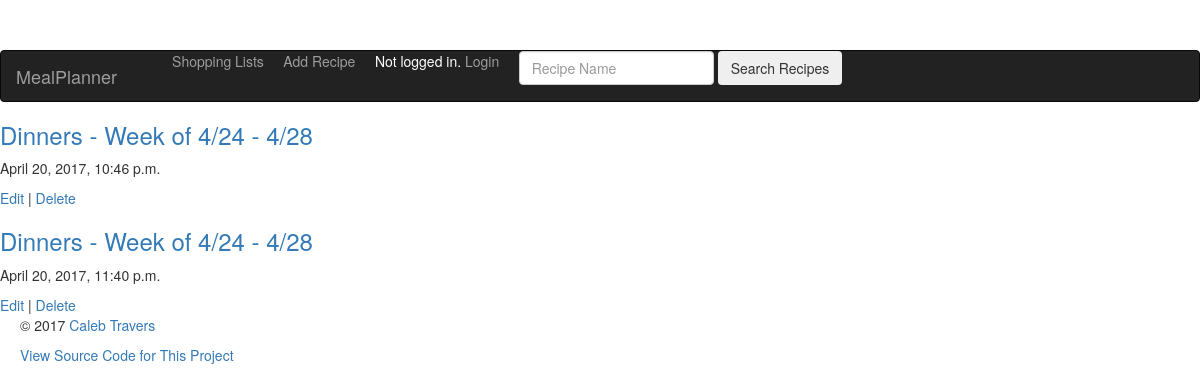
The app's page /mealplanner/lists/, older data.
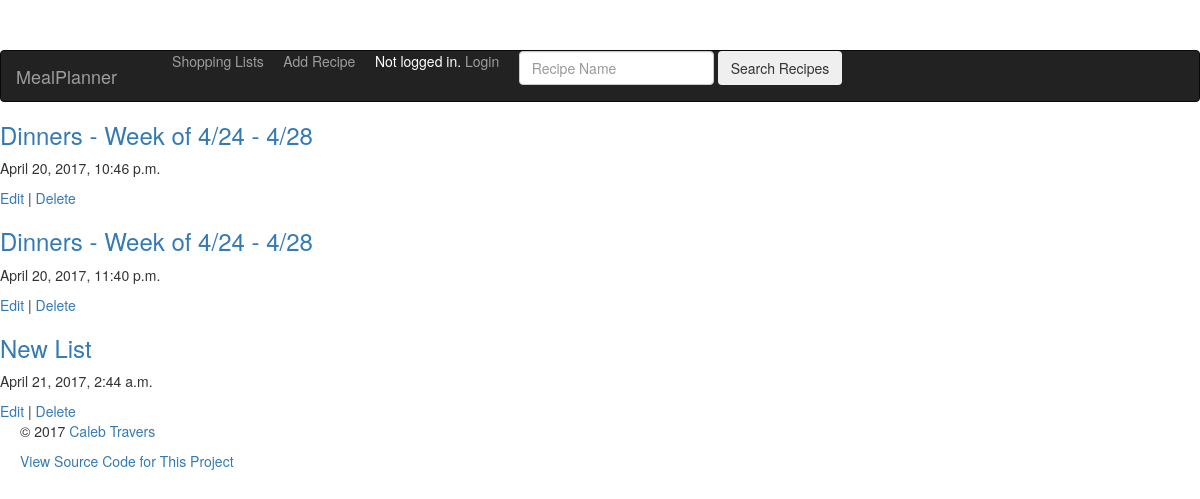
The same page, newer data.
### mealplanner/models.py (models this page shows, shortened)
class ShoppingList(models.Model):
    name = models.CharField(max_length=55)
    created = models.DateTimeField(auto_now_add = True)
    recipes = models.ManyToManyField(Recipe)
    class Meta:
        ordering = ('created',)

### mealplanner/views.py (the view)
class ListIndex(generic.base.TemplateView):
    template_name = "mealplanner/list_index.html"
    def get_context_data(self, **kwargs):
        context = super(ListIndex, self).get_context_data(**kwargs)
        context['list_index'] = ShoppingList.objects.all()
        return context

### mealplanner/templates/mealplanner/list_index.html (shortened to what this page needs)
{% extends "mealplanner/base.html" %}
{% block content %}
{% if list_index.count == 0 %}
<p>No lists yet!</p>
{% else %}
{% for list in list_index %}
<h3><a href="{% url 'mealplanner:list-recipe' list.pk %}">{{ list.name }}</a></h3>
<p>{{ list.created }}</p>
<a href="{% url 'mealplanner:list-update' list.pk %}">Edit</a> | <a href="{% url 'mealplanner:list-delete' list.pk %}">Delete</a>
{% endfor %}
{% endif %}
{% endblock %}

Row changes from the older to the newer data that the page shows:
added ShoppingList: name "New List", created "April 21, 2017, 2:44 a.m."
